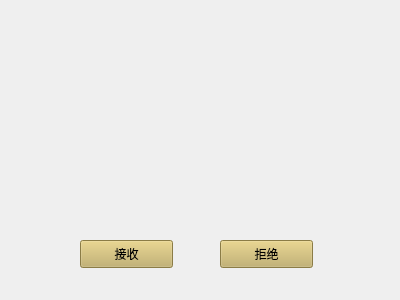
<?xml version="1.0" encoding="UTF-8"?>
<ui version="4.0">
 <class>msgwin</class>
 <widget class="QWidget" name="msgwin">
  <property name="geometry">
   <rect>
    <x>0</x>
    <y>0</y>
    <width>400</width>
    <height>300</height>
   </rect>
  </property>
  <property name="windowTitle">
   <string>msgwin</string>
  </property>
  <widget class="QLabel" name="labmsg">
   <property name="geometry">
    <rect>
     <x>30</x>
     <y>70</y>
     <width>350</width>
     <height>51</height>
    </rect>
   </property>
   <property name="styleSheet">
    <string notr="true">font: 12pt &quot;楷体&quot;;</string>
   </property>
   <property name="text">
    <string/>
   </property>
   <property name="alignment">
    <set>Qt::AlignCenter</set>
   </property>
  </widget>
  <widget class="QPushButton" name="btnok">
   <property name="geometry">
    <rect>
     <x>80</x>
     <y>240</y>
     <width>93</width>
     <height>28</height>
    </rect>
   </property>
   <property name="styleSheet">
    <string notr="true">font: 12pt &quot;楷体&quot;;
background-color: rgb(195, 174, 98);</string>
   </property>
   <property name="text">
    <string>接收</string>
   </property>
  </widget>
  <widget class="QPushButton" name="btncancel">
   <property name="geometry">
    <rect>
     <x>220</x>
     <y>240</y>
     <width>93</width>
     <height>28</height>
    </rect>
   </property>
   <property name="styleSheet">
    <string notr="true">font: 12pt &quot;楷体&quot;;
background-color: rgb(195, 174, 98);</string>
   </property>
   <property name="text">
    <string>拒绝</string>
   </property>
  </widget>
  <widget class="QLabel" name="labtip">
   <property name="geometry">
    <rect>
     <x>30</x>
     <y>20</y>
     <width>350</width>
     <height>51</height>
    </rect>
   </property>
   <property name="styleSheet">
    <string notr="true">font: 12pt &quot;楷体&quot;;</string>
   </property>
   <property name="text">
    <string/>
   </property>
   <property name="alignment">
    <set>Qt::AlignCenter</set>
   </property>
  </widget>
 </widget>
 <layoutdefault spacing="6" margin="11"/>
 <resources/>
 <connections/>
</ui>
